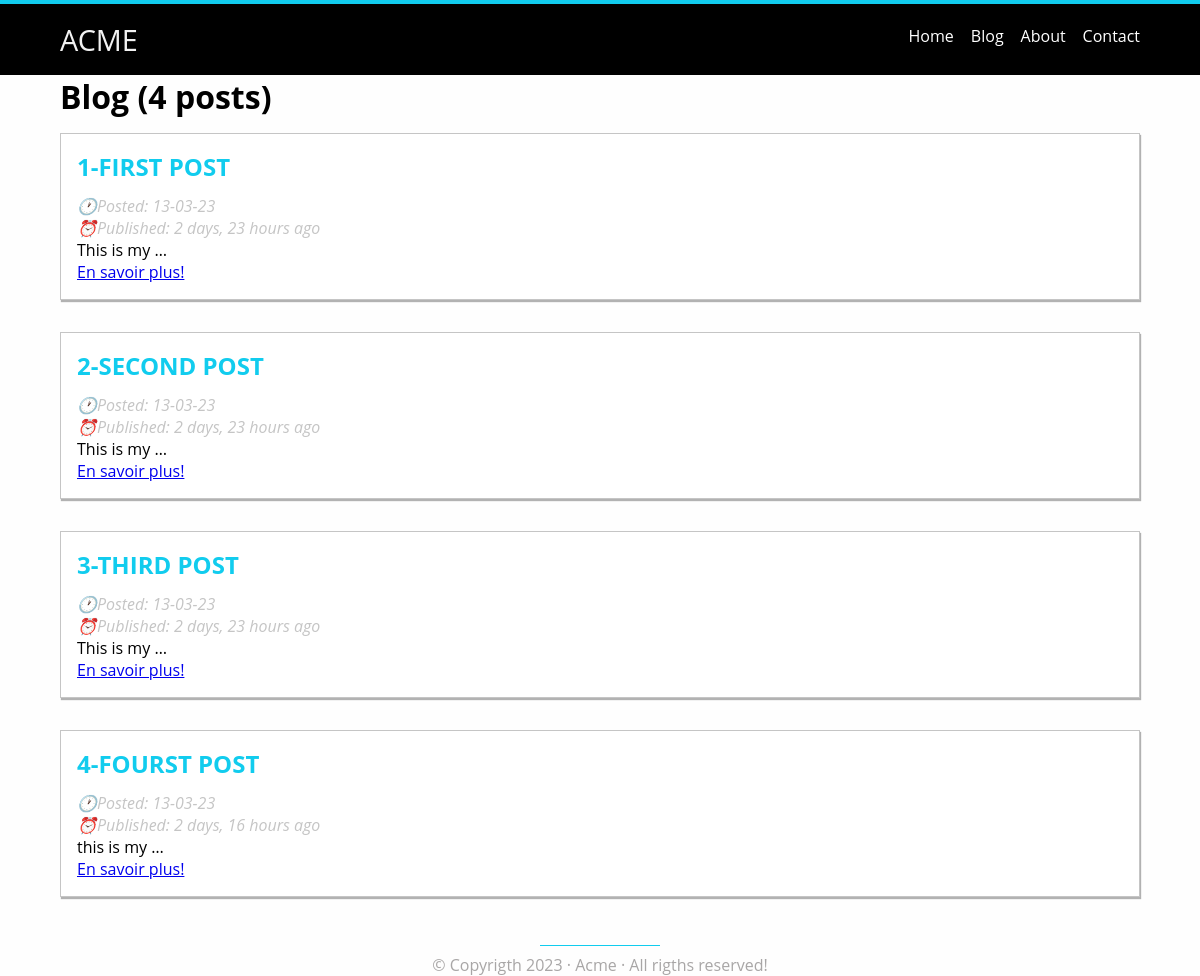
Screenshot of /blog/ with the database file from the repository.
### testacme/models.py (models this page shows, shortened)
class TimespamtedModel(models.Model):
    created_at=models.DateTimeField(auto_now_add=True)
    updated_at=models.DateTimeField(auto_now=True)
    class Meta:
        abstract=True

class Post(TimespamtedModel):
    title=models.CharField(max_length=255)
    body=models.TextField(max_length=255)

### testacme/views.py (the view)
# urls.py: 2. Add a URL to urlpatterns:  path('blog/', include('blog.urls'))
def blog(request):
    post=Post.objects.all()
    return render(request,"hello.html",{'toto':post})

### templates/hello.html (shortened to what this page needs)
{% extends 'layouts/base.html' %}
{% block content %}
    <h1 style="margin-bottom: 15px;">Blog ({{toto|length}} posts)</h1>
        {% for u in toto %}
        <article>
            <h2 class="title">
                <a href="{% url 'poste' u.id %}" style="color: #1ce; text-decoration: none;">{{u.id}}-{{u.title|upper}}</a>
            </h2>
            <p class="time">🕐Posted: {{u.created_at|date:'d-m-y'}}</p>
            <p class="time">⏰Published: {{u.created_at|timesince}} ago</p>
            <p>{{u.body| truncatewords:3}}</p>
            <a href="{% url 'poste' u.id %}">En savoir plus!</a>
        </article>
        {% empty %}
            <p>Pas de post dispo!</p>
        {% endfor %}
{% endblock %}

### templates/layouts/base.html (shortened to what this page needs)
{% load static %}
<!DOCTYPE html>
<html lang="fr">
<head>
    <link rel="stylesheet" href="{% static 'css/style.css' %}">
</head>
<body>
    {% include 'layouts/_nav.html' %}
    <div class="wrapper">
        {% block content %}
        {% endblock %}
    </div>
    {% include 'layouts/_footer.html' %}
</body>
</html>

### templates/layouts/_nav.html
<nav class="navbar">
    <div class="wrapper">
        <a href="{% url 'hello' %}" class="navbar-brand">ACME</a>
        <ul class="navbar-right">
            <li><a href="{% url 'hello' %}">Home</a></li>
            <li><a href="{% url 'blog' %}">Blog</a></li>
            <li><a href="{% url 'about' %}">About</a></li>
            <li><a href="{% url 'contact' %}">Contact</a></li>
        </ul>
    </div>
</nav>

### templates/layouts/_footer.html
<footer class="footer text-center">
    <p>&copy; Copyrigth {% now 'Y' %} &middot; Acme &middot; All rigths reserved!</p>
</footer>

### static/css/style.css (style rules this page uses)
* { margin: 0; padding: 0; }
body { background-color: #fefefe; font-family: 'Open sans', Helvetica,Arial, sans-serif; }
article { background-color: #fff; border: 1px solid #c5c5c5; margin-bottom: 2em; padding: 1em; box-shadow: 1px 2px 1px rgba(0,0,0,0.3); }
.wrapper { width: 1440px; max-width: 90%; margin: 0 auto; }
.text-center { text-align: center; }
.navbar { background: #000; border-top: 4px solid #1ce; padding: 1em 0; }
.navbar .navbar-brand { font-size: 1.8em; color: #f2f2f2; text-decoration: none; }
.navbar .navbar-right { float: right; }
.navbar .navbar-right li { display: inline-block; list-style: none; margin-top: 0.3em; margin-right: 0.8em; }
.navbar .navbar-right li:last-child { margin-right: 0; }
.navbar .navbar-right a { color: #fff; text-decoration: none; }
.footer { margin-top: 3em; color: #928f8fcb; }
.footer::before { content: ""; display: block; height: 1px; background-color: #1ce; width: 10%; margin: 0.5em auto; }
article .title { margin-bottom: 0.5em; }
article .time { color: #c5c5c5; font-style: italic; }

### rows the page displays
Post: id "1", title "FIRST POST", created_at "13-03-23", created_at "2 days, 23 hours", body "This is my …"
Post: id "2", title "SECOND POST", created_at "13-03-23", created_at "2 days, 23 hours", body "This is my …"
Post: id "3", title "THIRD POST", created_at "13-03-23", created_at "2 days, 23 hours", body "This is my …"
Post: id "4", title "FOURST POST", created_at "13-03-23", created_at "2 days, 16 hours", body "this is my …"

### other values shown
{{ toto|length }} "4"
